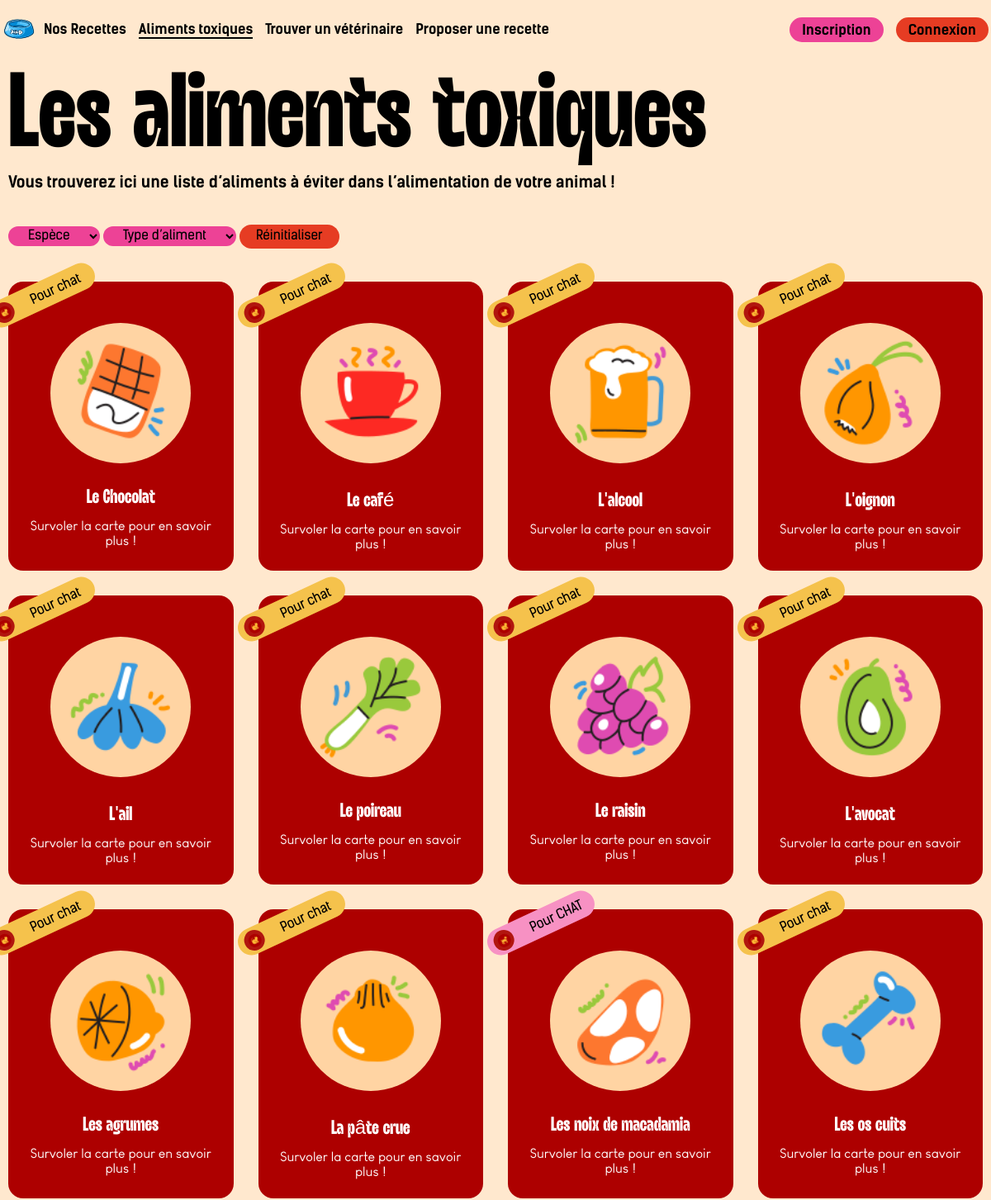
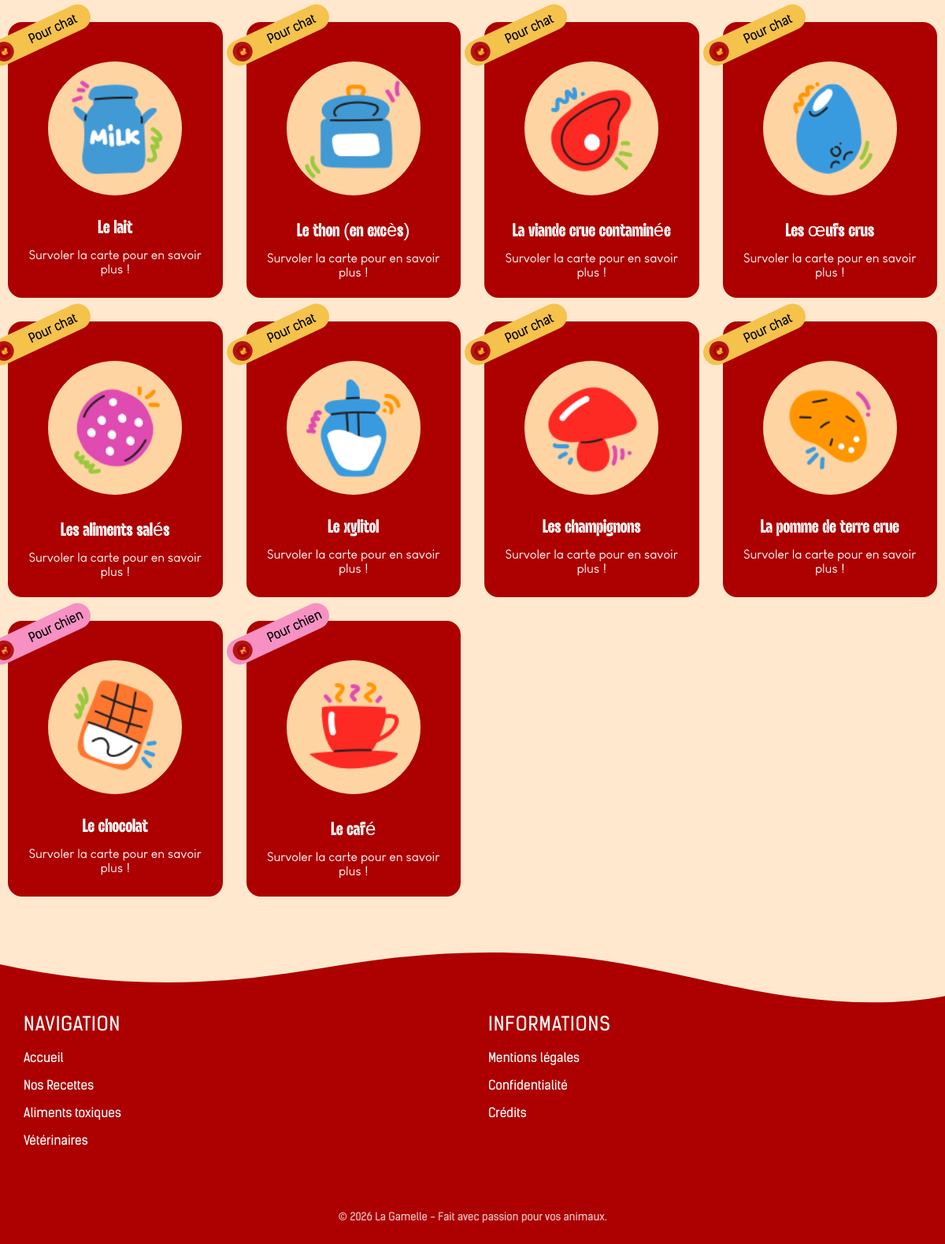
Screenshot of /vues/alimentsdangereuxV.php with the database file from the repository (2 pictures, top to bottom).
### tables this page shows
CREATE TABLE IF NOT EXISTS `dangereux` (
  `id_dangereux` int NOT NULL AUTO_INCREMENT,
  `name` varchar(30) NOT NULL,
  `species` text NOT NULL,
  `type` varchar(50) NOT NULL,
  `image` varchar(500) NOT NULL,
  `description` text NOT NULL,
  PRIMARY KEY (`id_dangereux`)
);

### modeles/alimentstoxiques.php (called while the page is built, shortened)
<?php
function afficher_aliment ($db){
    $stmt = $db->query ('SELECT * FROM dangereux');
    return $stmt->fetchall(PDO::FETCH_ASSOC);
}

### controleurs/FoodController.php (called while the page is built)
<?php
require_once __DIR__ . '/../connexion.php';
require_once __DIR__ . '/../modeles/alimentstoxiques.php';
$dangereux = afficher_aliment($db);

### vues/alimentsdangereuxV.php (the view, shortened to what this page needs)
<?php
include('../controleurs/FoodController.php');
?>
<!DOCTYPE html>
<html lang="fr">
<head>
    <link rel="stylesheet" href="../assets/css/style.css">
    <link rel="stylesheet" href="../assets/css/recette.css">
    <link rel="stylesheet" href="../assets/css/dangereux.css">
</head>
<body>
    <header>
        <a href="../index.php" class="logo"><img src="../assets/images/logo.webp" alt="Retour à l'accueil"></a>
        <nav id="menu" aria-label="Navigation principale">
            <ul class="navbar">
                <li><a href="recette.php">Nos Recettes</a></li>
                <li><a href="alimentsdangereuxV.php" class="active">Aliments toxiques</a></li>
                <li><a href="index.php">Trouver un vétérinaire</a></li>
                <li><a href="v-contribution.php">Proposer une recette</a></li>
            </ul>
            <?php
            if (isset($_SESSION['id_utilisateur'])) {
                echo '<form action="recette.php" method="get" class="pc-only">
                <label for="recherche" class="sr-only">Recherchez une recette</label>
                <input type="search" name="recherche" placeholder="Recherchez une recette...">
            </form>';
                echo '<div class="compte pc-only">
                        <a href="profil.php?favoris"><img src="../assets/images/favorite-on.svg" alt="Voir mes favoris"></a>
                        <a href="profil.php"><img src="../assets/images/compte.svg" alt="Accéder à mon profil"></a>
                     </div>';
                echo '<div class="compte mobile-only">
                        <a href="profil.php?favoris">Favoris</a>
                        <a href="profil.php">Compte</a>
                        <a href="../deconnexion.php">Déconnexion</a>
                     </div>';
            } else {
                echo '<div class="connexion">
                        <a href="v-inscription.php">Inscription</a>
                        <a href="v-connexion.php">Connexion</a>
                    </div>';
            }
            ?>
        </nav>
    </header>
    <main>
        <section class="dangereux">
            <h1>Les aliments toxiques</h1>
            <p class="subtitle">
                Vous trouverez ici une liste d’aliments à éviter dans l’alimentation de votre animal !
            </p>
            <form id="filters" class="filtres">
                <select name="species" id="species-filter">
                    <option value="all">Espèce</option>
                </select>
                <select name="type" id="type-filter">
                    <option value="all">Type d’aliment</option>
                </select>
                <button type="button" id="reset-btn" class="btn-reset">Réinitialiser</button>
            </form>
        </section>
        <section class="grid" id="grid">
            <?php foreach ($dangereux as $food): ?>
                <div class="card" data-species="<?= htmlspecialchars($food['species']) ?>"
                    data-type="<?= htmlspecialchars($food['type']) ?>">
                    <div class="card-inner">
                        <div class="card-front">
                            <div class="badge <?= $food['species'] === 'chat' ? 'badge-chat' : 'badge-chien' ?>">
                                <span class="icon">
                                    <img
                                        src="../assets/images/<?= $food['species'] === 'chat' ? 'icon-chat.svg' : 'icon-chien.svg' ?>">
                                </span>
                                <span class="badge-text">Pour <?= htmlspecialchars($food['species']) ?></span>
                            </div>
                            <div class="illus">
                                <img src="../<?= htmlspecialchars($food['image']) ?>"
                                    alt="<?= htmlspecialchars($food['name']) ?>">
                            </div>
                            <h2><?= htmlspecialchars($food['name']) ?></h2>
                            <p>Survoler la carte pour en savoir plus !</p>
                        </div>
                        <div class="card-back">
                            <p><?= htmlspecialchars($food['description']) ?></p>
                        </div>
                    </div>
                </div>
            <?php endforeach; ?>
        </section>
    </main>
    <footer class="main-footer">
        <div class="footer-wave">
        </div>
        <div class="footer-container">
            <div class="footer-links">
                <h3>Navigation</h3>
                <ul>
                    <li><a href="../index.php">Accueil</a></li>
                    <li><a href="recette.php">Nos Recettes</a></li>
                    <li><a href="alimentsdangereuxV.php">Aliments toxiques</a></li>
                    <li><a href="VeterinaireView.php">Vétérinaires</a></li>
                </ul>
            </div>
            <div class="footer-links">
                <h3>Informations</h3>
                <ul>
                    <li><a href="mentions-legales.php">Mentions légales</a></li>
                    <li><a href="mentions-legales.php#confidentialite">Confidentialité</a></li>
                    <li><a href="mentions-legales.php#credits">Crédits</a></li>
                </ul>
            </div>
        </div>
        <div class="footer-bottom">
            <p>&copy; 2026 La Gamelle - Fait avec passion pour vos animaux.</p>
        </div>
    </footer>
</body>
</html>

### assets/css/style.css (style rules this page uses)
:root { --beige: #FFE8CE; --rouge: #AD0000; --orange: #E63C23; --jaune: #FFBF35; --rose: #ED4296; --vert: #149353; --bleu: #116FD1; --noir: #010101; }
html { scrollbar-color: var(--noir) transparent; scrollbar-width: thin; scroll-behavior: smooth; }
* { margin: 0; padding: 0; box-sizing: border-box; }
body { background-color: var(--beige); font-family: 'Louis George Cafe', sans-serif; }
h1, h2, h3 { font-family: 'Nobulina', sans-serif; font-weight: normal; }
a { text-decoration: none; color: var(--noir); transition: all 0.3s ease; }
header { display: flex; justify-content: space-between; align-items: center; padding: 10px 3px; }
nav { position: fixed; z-index: 1001; inset: 0; background-color: var(--jaune); font-size: 1.5rem; display: flex; justify-content: center; flex-direction: column; gap: 30px; opacity: 0; visibility: hidden; pointer-events: none; }
nav a { color: var(--noir); position: relative; font-family: 'Kelson Sans', sans-serif; font-weight: bold; }
.navbar, .connexion, .compte.mobile-only { display: flex; align-items: center; flex-direction: column; gap: 30px; list-style: none; }
.burger img, .logo img { width: 40px; }
.logo img { transform: rotate(-0.01turn); cursor: pointer; }
h1 { font-size: 6rem; }
h2 { font-size: 3rem; }
.temps, .badge { display: flex; align-items: center; gap: 10px; }
.badge { background-color: var(--jaune); width: fit-content; padding: 3px 10px 3px 3px; border-radius: 20px; color: var(--noir); font-family: 'Kelson Sans', sans-serif; position: absolute; bottom: 40px; left: 120px; transform: rotate(-0.04turn); }
.badge img, .btn-favoris img, .btn-supp img { background-color: var(--rouge); border-radius: 50%; padding: 3px; }
footer { background-color: var(--rouge); font-family: 'Kelson Sans', sans-serif; font-size: 1.2rem; }
.main-footer { position: relative; padding-top: 60px; margin-top: 60px; color: #fff; text-align: center; }
.footer-wave { position: absolute; top: 0; left: 0; width: 100%; overflow: hidden; line-height: 0; }
.footer-wave svg { display: block; width: calc(100% + 1.3px); height: 40px; }
.footer-container { max-width: 1200px; margin: 0 auto; padding: 0 30px; display: flex; flex-direction: column; gap: 40px; }
.footer-links h3 { margin-bottom: 15px; font-size: 1.5rem; color: #fff; font-family: 'Kelson Sans', sans-serif; text-transform: uppercase; letter-spacing: 1px; }
.footer-links ul { list-style: none; padding: 0; }
.footer-links ul li { margin-bottom: 12px; }
.footer-links ul li a { text-decoration: none; color: #fff; font-size: 1rem; transition: color 0.3s ease; }
.footer-bottom { padding: 25px 20px; margin-top: 40px; border-top: 1.5px solid rgba(0, 0, 0, 0.05); font-size: 0.85rem; opacity: 0.8; text-align: center; }
@media (min-width: 768px) { .main-footer { text-align: left; padding-top: 80px; } }
@media (min-width: 768px) { .footer-wave svg { height: 70px; } }
@media (min-width: 768px) { .footer-container { flex-direction: row; justify-content: space-between; align-items: flex-start; } }
@media (min-width: 768px) { .footer-links { flex: 1; } }
@media (min-width: 850px) { header { flex-direction: row; justify-content: start; gap: 10px; } }
@media (min-width: 850px) { nav { background: transparent; position: static; font-size: 1rem; opacity: 1; visibility: visible; pointer-events: auto; transform: none; flex-direction: row; justify-content: space-between; align-items: center; width: 100%; } }
@media (min-width: 850px) { .navbar, .connexion { flex-direction: row; gap: 15px; } }
@media (min-width: 850px) { nav a { opacity: 1; transform: none; position: relative; } }
@media (min-width: 850px) { nav li { text-align: center; } }
@media (min-width: 850px) { nav a.active { border-bottom: var(--noir) 2px solid; } }
@media (min-width: 850px) { .connexion a { background-color: var(--rose); padding: 5px 15px; border-radius: 20px; transition: all 0.3s ease; } }
@media (min-width: 850px) { .connexion a:nth-child(2) { background-color: var(--orange); } }
@media (min-width: 900px) { nav { font-size: 1.05rem; } }

### rows the page displays
dangereux: species "chat", image (picture), name "Le Chocolat"
dangereux: species "chat", image (picture), name "Le café"
dangereux: species "chat", image (picture), name "L'alcool"
dangereux: species "chat", image (picture), name "L'oignon"
dangereux: species "chat", image (picture), name "L'ail"
dangereux: species "chat", shows a picture, name "Le poireau"
dangereux: species "chat", image (picture), name "Le raisin"
dangereux: species "chat", image (picture), name "L'avocat"
dangereux: species "chat", image (picture), name "Les agrumes"
dangereux: species "chat", image (picture), name "La pâte crue"
dangereux: species "CHAT", image (picture), name "Les noix de macadamia"
dangereux: species "chat", image (picture), name "Les os cuits"
dangereux: species "chat", image (picture), name "Le lait"
dangereux: species "chat", image (picture), name "Le thon (en excès)"
dangereux: species "chat", image (picture), name "La viande crue contaminée"
dangereux: species "chat", image (picture), name "Les œufs crus"
dangereux: species "chat", image (picture), name "Les aliments salés"
dangereux: species "chat", image (picture), name "Le xylitol"
dangereux: species "chat", image (picture), name "Les champignons"
dangereux: species "chat", image (picture), name "La pomme de terre crue"
dangereux: species "chien", image (picture), name "Le chocolat"
dangereux: species "chien", image (picture), name "Le café"
